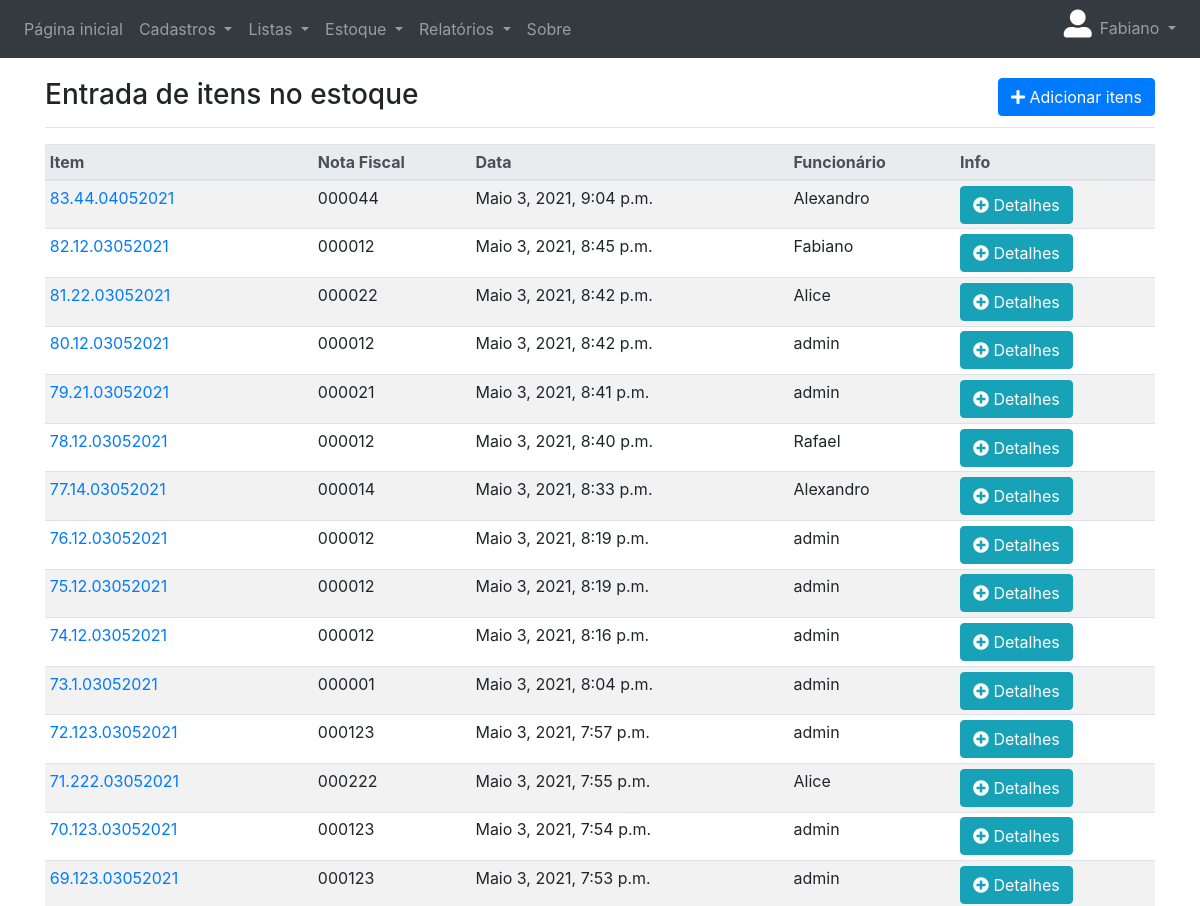
The page /estoque/listar_entradas (signed in, upper part) on the database as committed earlier.
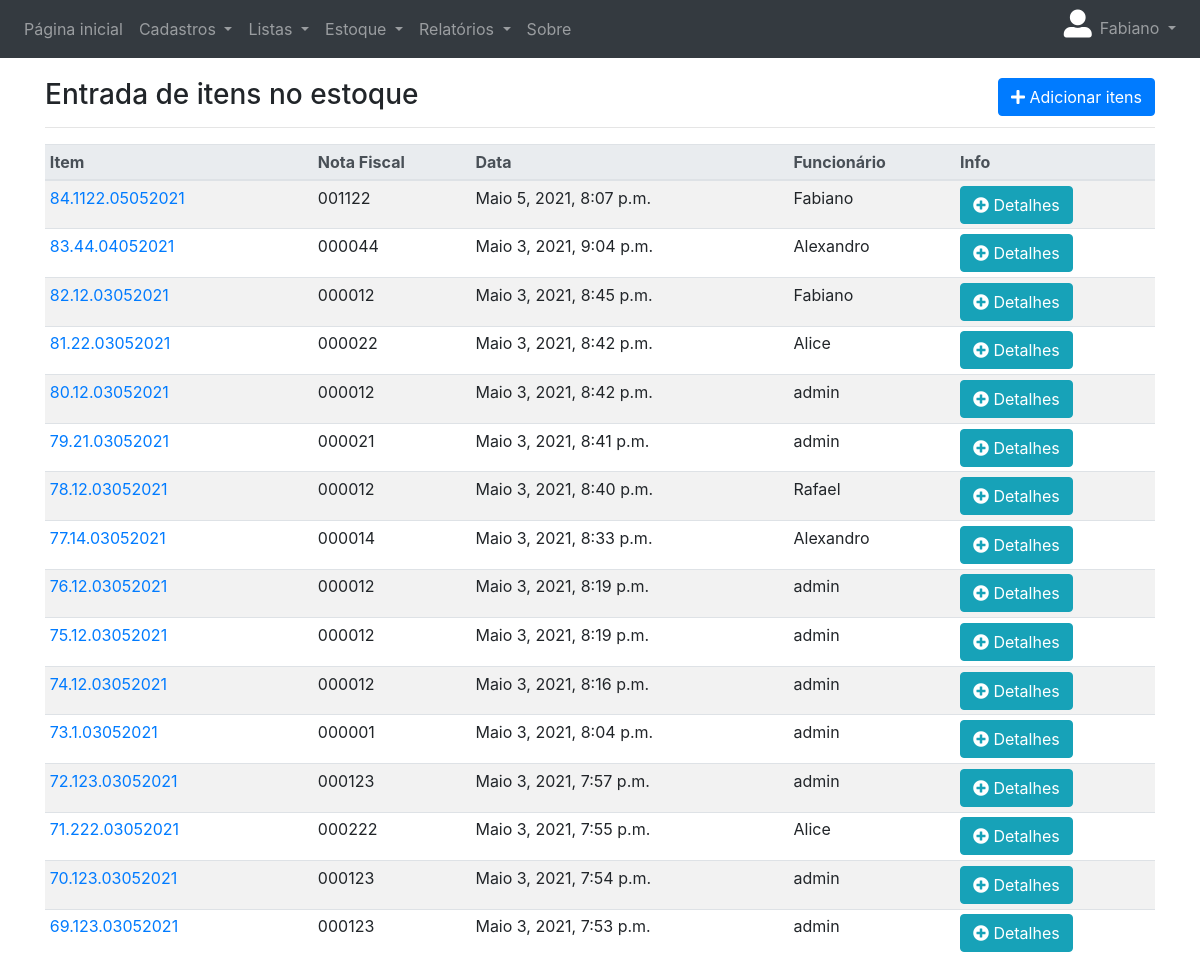
The same page on the database as committed later.
### estoque/models.py (models this page shows)
class TimeStampedModel(models.Model):
    created = models.DateTimeField(
        'criado em', auto_now=False, auto_now_add=True)
    modified = models.DateTimeField(
        'modificado em', auto_now=True, auto_now_add=False)
    class Meta:
        abstract = True

class Estoque(TimeStampedModel):
    funcionario = models.ForeignKey(
        Usuario, verbose_name="Usuário", on_delete=models.CASCADE)
    nf = models.PositiveIntegerField(
        null=False, blank=False, verbose_name='Nota Fiscal')
    movimento = models.CharField(max_length=1, choices=MOVIMENTO)
    class Meta:
        ordering = ('-created',)
    def __str__(self):
        return '{}.{}.{}'.format(self.pk, self.nf, self.created.strftime('%d%m%Y'))
    def nota_formatada(self):
        if self.nf:
            return str(self.nf).zfill(6)
        return '---'

### usuarios/models.py (models this page shows, shortened)
class Usuario(AbstractBaseUser, PermissionsMixin):
    nome_completo = models.CharField(
        max_length=255, verbose_name='Nome completo')
    cpf = models.CharField(max_length=14, verbose_name='CPF')
    username = models.CharField(
        max_length=50, unique=True, verbose_name="Nome de usuário")
    email = models.EmailField(verbose_name='email',
                              max_length=255, unique=True)
    telefone = models.CharField(max_length=15, verbose_name='Telefone')
    date_joined = models.DateTimeField(verbose_name="data de registro",
                                       auto_now=True)
    last_login = models.DateTimeField(
        verbose_name='ultimo login', auto_now=True)
    is_admin = models.BooleanField(default=False)
    is_active = models.BooleanField(default=True)
    is_staff = models.BooleanField(default=False)
    is_superuser = models.BooleanField(default=False)
    USERNAME_FIELD = 'username'
    EMAIL_FIELD = 'email'
    REQUIRED_FIELDS = ['email']
    objects = Administrador()
    def __str__(self):
        return self.username
    class meta:
        ordering = ('username',)

### estoque/views.py (the view)
# urls.py: path('estoque/listar_entradas', estoque_entrada_list,
def estoque_entrada_list(request):
    template_name = 'estoque_entrada_list.html'
    objects = Estoque.objects.filter(movimento='e')
    context = {'object_list': objects}
    return render(request, template_name, context)

### estoque/templates/estoque_entrada_list.html (shortened to what this page needs)
{% extends 'paginas/modelo.html' %}
{% load static %}
{% block conteudo %}
<div class="container" style="padding-top: 20px">
    <h3>Entrada de itens no estoque
        <span class="float-right">
            <a href="{%url 'estoque_entrada_add' %}">
                <button type="button" class="btn btn-primary">
                    <span class="fa fa-plus"></span> Adicionar itens
                </button>
            </a>
        </span>
    </h3>
    <hr>
    {% if object_list %}
    <table class="table table-striped table-hover table-sm" id="tbl_itens">
        <thead class="thead-light">
            <tr>
                <th>Item</th>
                <th>Nota Fiscal</th>
                <th>Data</th>
                <th>Funcionário</th>
                <th>Info</th>
            </tr>
        </thead>
        <tbody>
            {% for object in object_list %}
            <tr>
                <td>
                    <a href="{% url 'detalhar-itens' object.pk%}">{{ object }}</a>
                </td>
                <td>{{ object.nota_formatada }}</td>
                <td>{{ object.created }}</td>
                <td>{{ object.funcionario }}</td>
                <td>
                    <a href="{%url 'detalhar-itens' object.pk%}">
                        <button type="button" class="btn btn-info">
                            <span class="fa fa-plus-circle"></span> Detalhes
                        </button>
                    </a>
                </td>
            </tr>
            {% endfor %}
        </tbody>
    </table>
    {% else %}
    <p class="alert alert-warning">Lista vazia</p>
    {% endif %}
</div>
{% endblock conteudo %}

Rows that differ between the two databases and show on the page:
added Estoque: id+nf+created "84.1122.05052021", nota_formatada "001122", created "Maio 5, 2021, 8:07 p.m.", funcionario "Fabiano"
